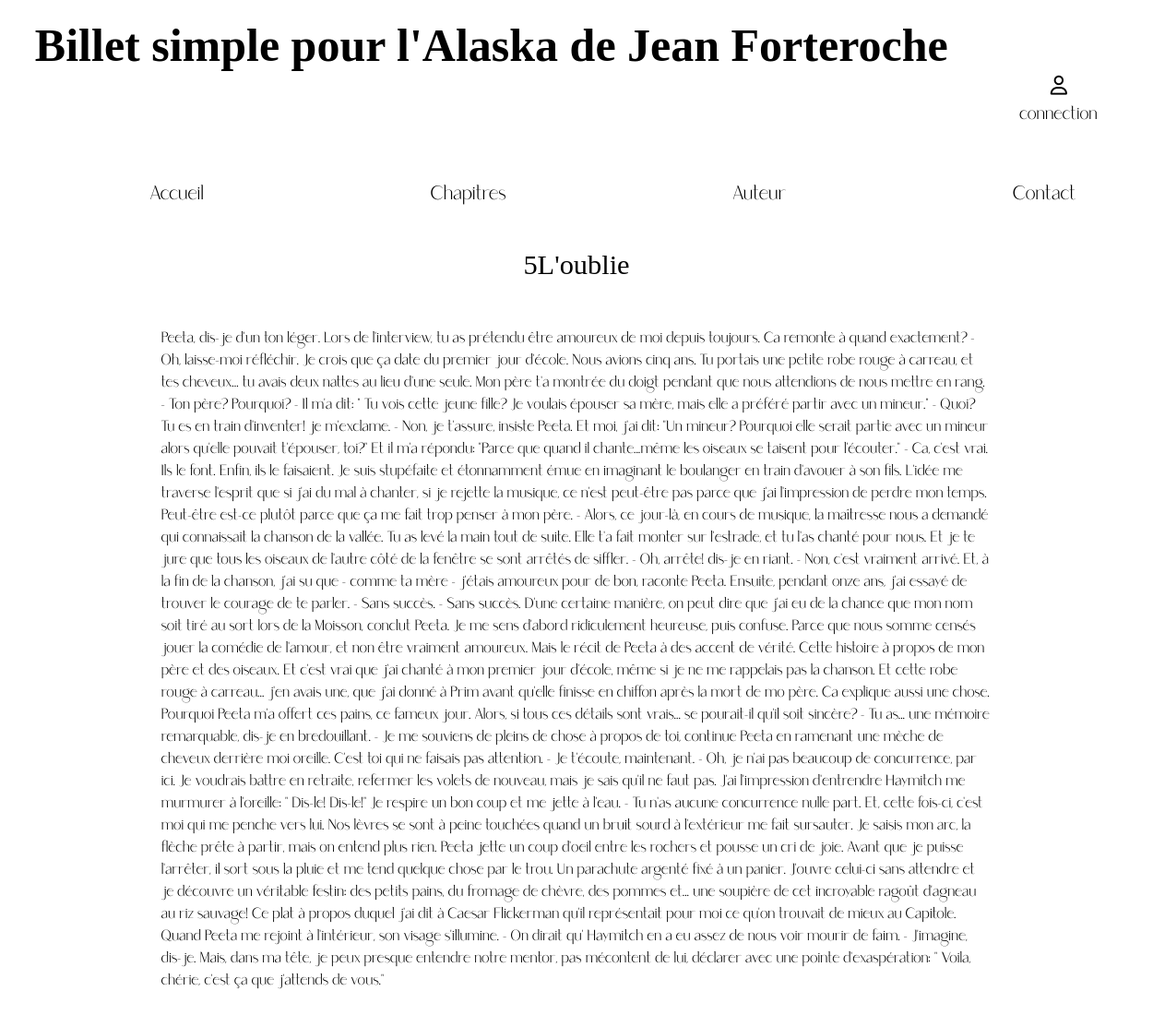
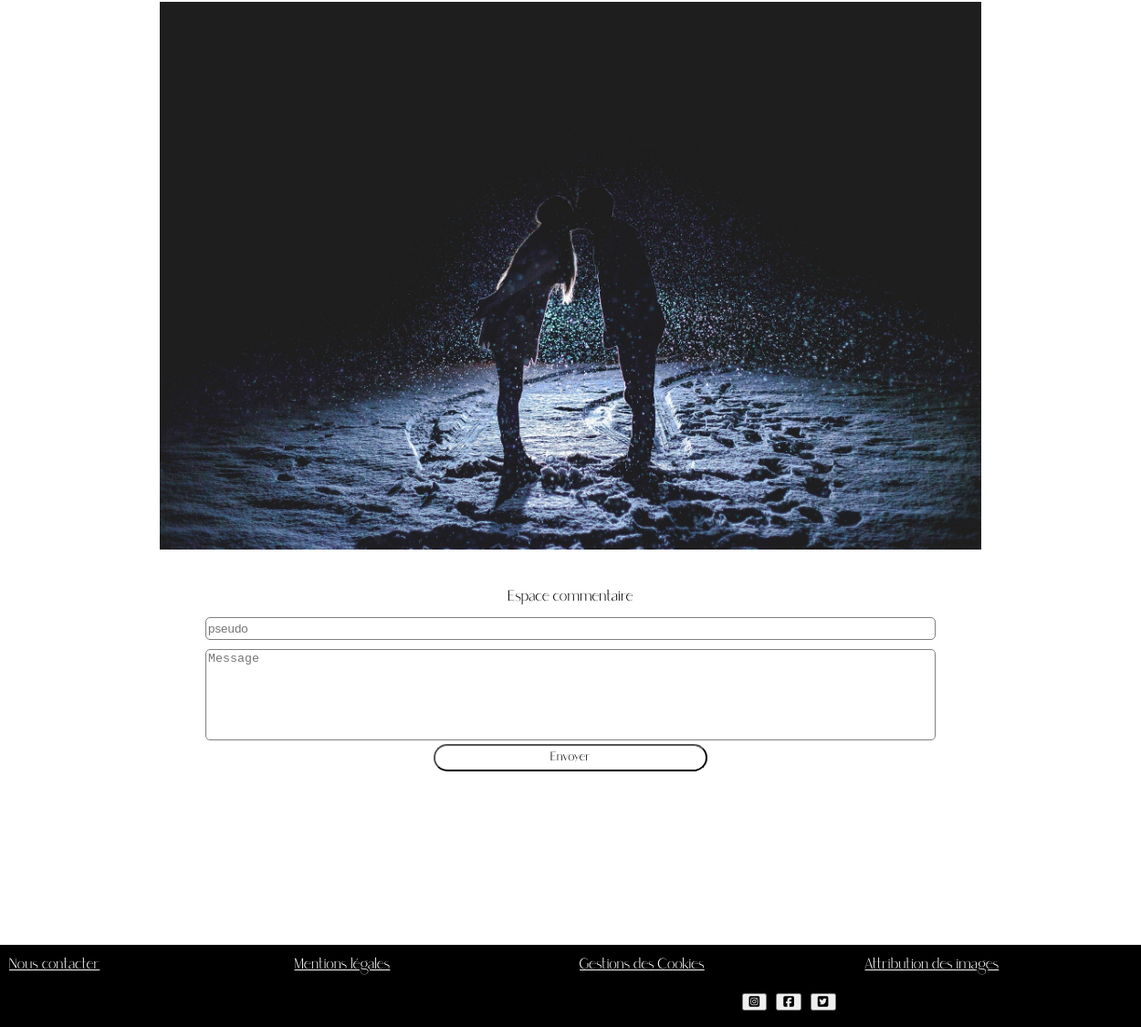
Page /index.php?action=chapitre&id=5 on the committed database (2 pictures, top to bottom).
### tables this page shows
CREATE TABLE `chapitre` (
  `ID` int(255) NOT NULL,
  `chapitrenumber` int(11) NOT NULL,
  `chapitre-titre` text NOT NULL,
  `resumer` text NOT NULL,
  `chapitre-text` text NOT NULL,
  `images` text NOT NULL,
  `brouillon` tinyint(1) NOT NULL
);

### controller/front-end/controller.php (called while the page is built, shortened)
<?php
function directionchapitre()
   {
require('Model/front-end/chapitre.php');
$instanceclasse = new modelchapitre();
$databd = $instanceclasse-> connexionbdchapitre();
require('view/front-end/chapitre.php');
   }
?>

### Model/front-end/chapitre.php (called while the page is built, shortened)
<?php
class modelchapitre {
        public function connexionbdchapitre() {
        require('Model/front-end/connexion.php');
        $search='SELECT * FROM Chapitre WHERE id=' . $_GET["id"];
        $reponse = $bdd->query($search);
        $reponse->execute();
                $data = $reponse->fetchAll();
                return $data;
        }
}
?>

### view/front-end/chapitre.php (the view, shortened to what this page needs)
<section id="main">
<?php  foreach ($databd as $donnees) : ?>
 <div id="chaptirenumber-individuel">
 <div id='chapitre-titre-individuel'><?php echo $donnees['chapitrenumber']?><?php echo $donnees['chapitre-titre']?></div>
 <div id="chapitre-text-individuel"><div id="texte"><?php echo $donnees['chapitre-text']?></div>
  <img src="<?php echo $donnees['images']?>" alt="illustrationchapitre" id="illustrationchapitre-inv"> </div>
 </div></div>
 <div id="commentaire-form">
 <form action="index.php?action=creerCommentaire" method="post" id="commentaireform" >
   <div id="titre-commentaire"><legend >Espace commentaire</legend></div>
      <input class="nameuser" name="nameuser" placeholder="pseudo" required>
      <textarea id="comment" name="comment" placeholder="Message" required></textarea>
      <button class="send" type="submit" id="btn-submit" value="Envoyer" > Envoyer </button>
</form>
</div>
         <?php endforeach; ?>
<?php include('template.php'); ?>

### style.css (style rules this page uses)
html, body { margin: 0; padding: 0; width: 100%; height: 100%; }
#main { display: block; margin-top: 180px; }
#btn-submit { display: block; font-family: "Saudagar"; width: 300px; height: 30px; margin: auto; margin-bottom: 10px; border-radius: 30px; }
#chapitre-titre-individuel { font-family: caroline; font-size:1.9em; display: flex; width: 100%; margin-top:100px; margin-bottom:50px; justify-content: center; }
#chapitre-text-individuel { font-family: "Saudagar"; display: block; word-wrap: break-word; position: relative; width: 90%; margin: auto; }
#chaptirenumber-individuel { display: block; }
#illustrationchapitre-inv { display: flex; width:100%; max-width: 900px; margin: auto; margin-top:40px; margin-bottom: 40px; }
#titre-commentaire { display: flex; width:100%; text-align: center; }
#commentaire-form { display: flex; width:100%; max-width: 800px; margin: auto; }
#texte { display: flex; width:100%; max-width: 900px; margin: auto; }
#commentaireform { margin-bottom: 100px; }
#comment { font: 1em ; width:800px; height: 100px; margin-top: 10px; box-sizing: border-box; border: 1px solid grey; resize:none; border-radius: 5px; }
#commentaireform { display: block; justify-content: center; }
input { font: 1em ; width:800px; height: 25px; margin-top: 10px; box-sizing: border-box; border: 1px solid grey; resize:none; border-radius: 5px; }
.send { background-color: #fff; }
legend { margin: auto; font-family: Saudagar; }

### rows in the picture
chapitre: chapitrenumber "5", value "L'oublie", value "Peeta, dis-je d'un ton léger. Lors de l'interview, tu as prétendu être amoureux de moi depuis toujours. Ca remonte à quand exactement? - Oh, laisse-moi réfléchir. Je crois que ça date du premier jour d'école. Nous avions cinq ans. Tu portais une petite robe rouge à carreau, et tes cheveux... tu avais deux nattes au lieu d'une seule. Mon père t'a montrée du doigt pendant que nous attendions de nous mettre en rang. - Ton père? Pourquoi? - Il m'a dit: \" Tu vois cette jeune fille? Je voulais épouser sa mère, mais elle a préféré partir avec un mineur.\" - Quoi? Tu es en train d'inventer! je m'exclame. - Non, je t'assure, insiste Peeta. Et moi, j'ai dit: \"Un mineur? Pourquoi elle serait partie…", images (picture)
